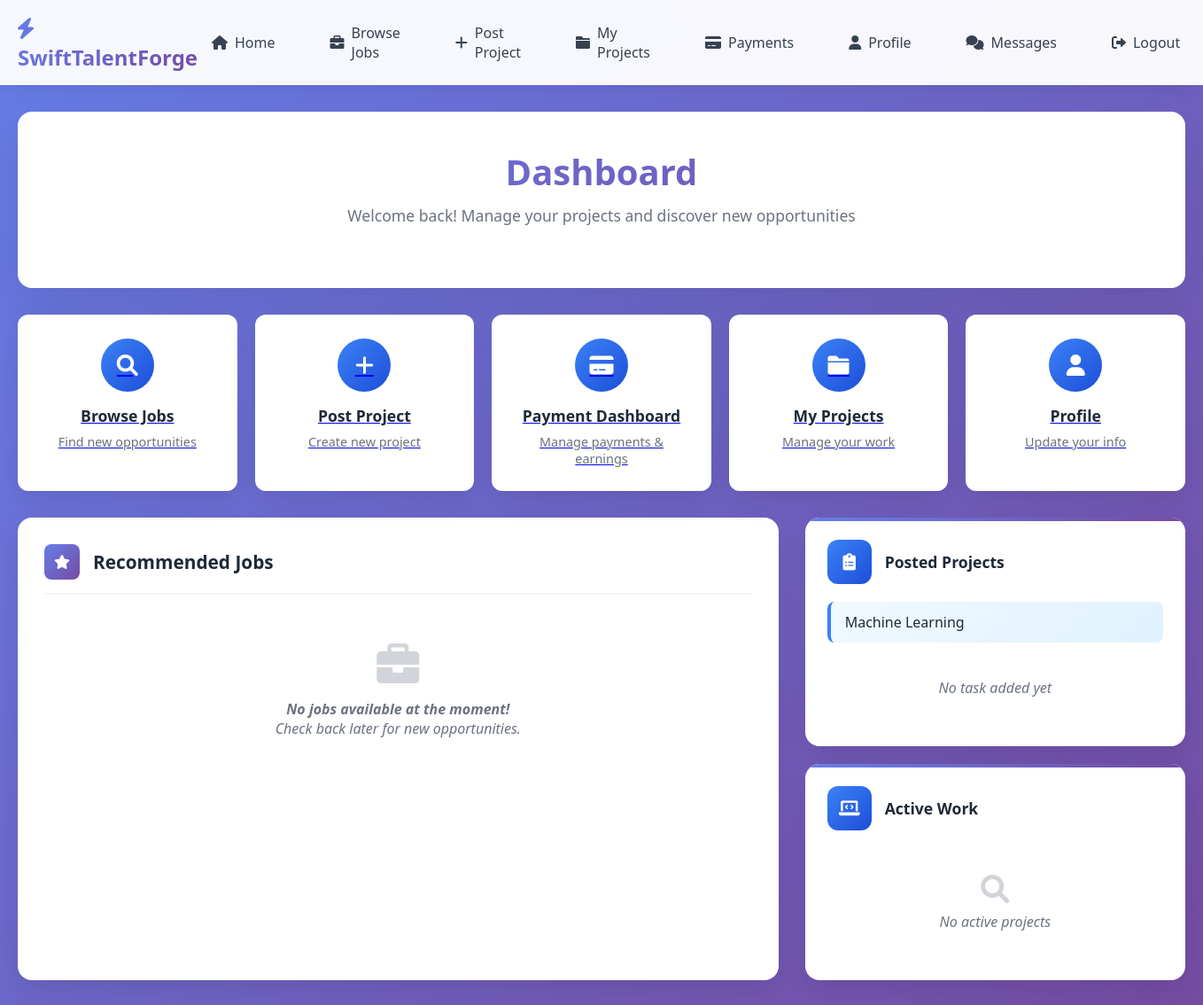
Page /home/ (signed in) on the earlier database version.
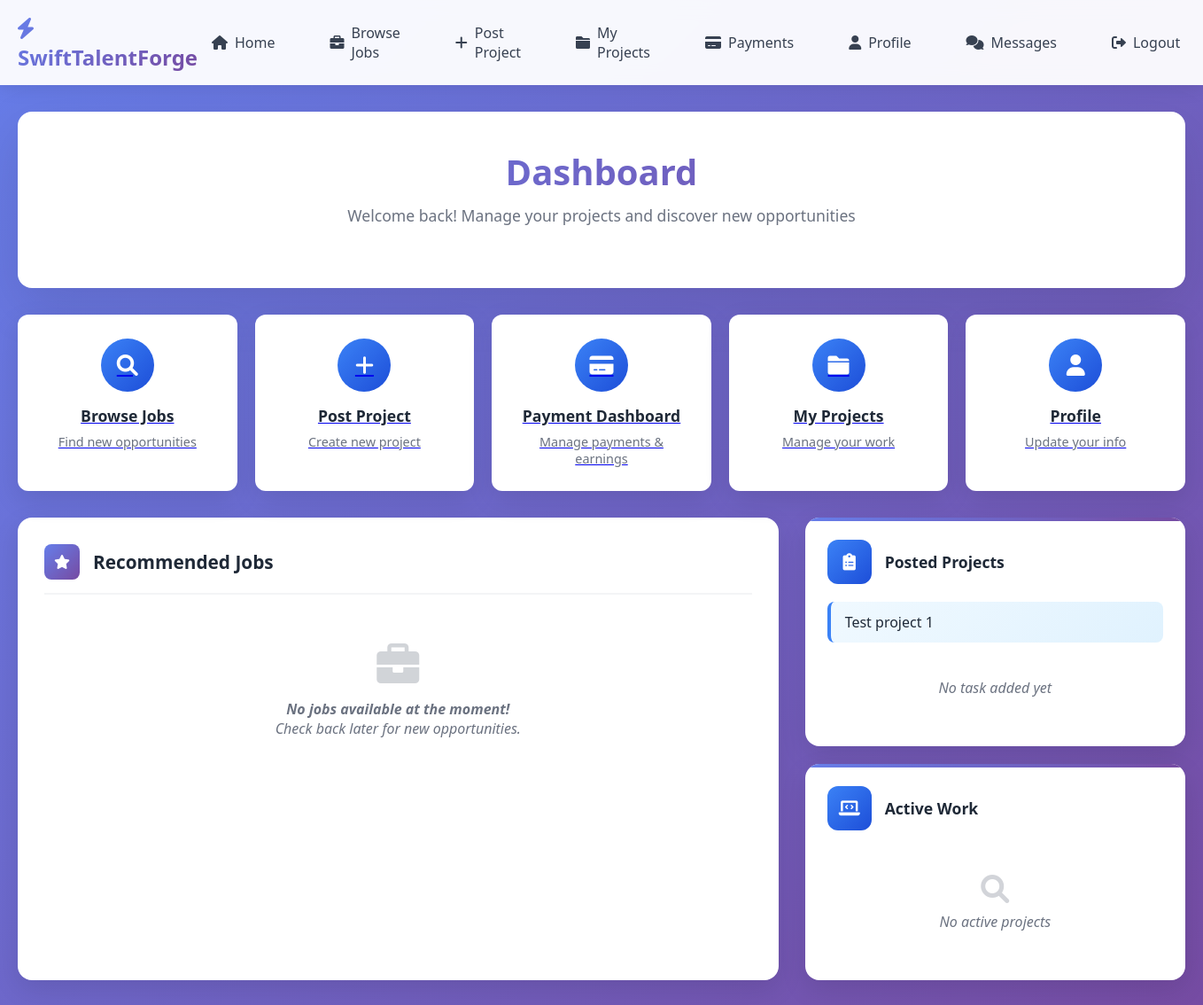
Same page on the later database version.
### Portal/models.py (models this page shows, shortened)
class Project(models.Model):
    STATUS_CHOICES = [
        ('posted', 'Posted'),
        ('bidding', 'Receiving Bids'),
        ('hired', 'Freelancer Hired'),
        ('in_progress', 'Work in Progress'),
        ('submitted', 'Work Submitted'),
        ('revision', 'Revision Requested'),
        ('completed', 'Completed'),
        ('cancelled', 'Cancelled'),
    ]
    project_name = models.CharField(max_length=100)  # Removed unique=True
    description = models.CharField(max_length=300, default=None)
    postedOn = models.DateTimeField(auto_now_add=True)
    leader = models.ForeignKey(CustomUser, on_delete=models.CASCADE)
    isCompleted = models.BooleanField(default=False)
    deadline = models.DateField()
    task_count = models.IntegerField(default=0)
    budget_min = models.DecimalField(max_digits=10, decimal_places=2, default=0)
    budget_max = models.DecimalField(max_digits=10, decimal_places=2, default=0)
    project_type = models.CharField(max_length=20, choices=[
        ("Fixed", "Fixed Price"), ("Hourly", "Hourly Rate")
    ], default="Fixed")
    experience_level = models.CharField(max_length=20, choices=[
        ("Entry", "Entry Level"), ("Intermediate", "Intermediate"), ("Expert", "Expert")
    ], default="Intermediate")
    project_duration = models.CharField(max_length=30, choices=[
        ("Less than 1 month", "Less than 1 month"),
        ("1 to 3 months", "1 to 3 months"),
        ("3 to 6 months", "3 to 6 months"),
        ("More than 6 months", "More than 6 months")
    ], default="1 to 3 months")
    proposals_count = models.IntegerField(default=0)
    project_status = models.CharField(max_length=20, choices=STATUS_CHOICES, default='posted')

### Portal/views.py (the view)
# urls.py: path('home/', views.home, name='home'),
def home(request):
    if not request.user.is_superuser and request.user.is_authenticated:
        context = dict()
        cuser = CustomUser.objects.get(user=request.user)
        jobs_recommended = recommended_jobs(cuser)
        posted_projects = Project.objects.filter(
            leader=cuser).order_by('-postedOn')
        if len(posted_projects) == 0:
            context['current_posted_project'] = None
            context['current_added_task'] = None
            context['percentCompleted'] = None
        else:
            current_posted_project = posted_projects[0]
            context['current_posted_project'] = current_posted_project
            total_tasks = float(
                len(Task.objects.filter(project=current_posted_project)))
            completed_tasks = float(len(Task.objects.filter(
                project=current_posted_project, isCompleted=True)))
            if total_tasks == 0 or completed_tasks == 0:
                percentCompleted = 0
            else:
                percentCompleted = int((completed_tasks / total_tasks) * 100)
                if percentCompleted != 100:
                    percentCompleted = int(round(percentCompleted / 10)) * 10
            current_posted_project_tasks = Task.objects.filter(
                project=current_posted_project).order_by('-addedOn')
            if len(current_posted_project_tasks) == 0:
                context['current_added_task'] = None
            else:
                current_added_task = current_posted_project_tasks[0]
                context['current_added_task'] = current_added_task
            context['percentCompleted'] = percentCompleted
        task_obj_list = Contributor.objects.filter(user=cuser)
        if len(task_obj_list) == 0:
            context['current_working_task'] = None
        else:
            working_task_list = [obj.task for obj in task_obj_list if obj.task.isCompleted is False]
            if working_task_list:
                current_working_task = sorted(working_task_list, key=lambda x: x.addedOn, reverse=True)[0]
                context['current_working_task'] = current_working_task
        context['jobs_recommended'] = jobs_recommended
        return render(request, 'dashboard.html', context)
    elif request.user.is_superuser:
        return HttpResponseRedirect(reverse('Portal:admin'))
    else:
        return HttpResponseRedirect(reverse('Portal:index'))

### Portal/views.py (called while the page is built, shortened)
def recommended_jobs(cuser):
    jobs_recommended = list()
    users_skill_obj_list = UsersSkill.objects.filter(user=cuser)
    skills_list = set([obj.skill for obj in users_skill_obj_list])
    users_languages_obj_list = UsersCommunicationLanguage.objects.filter(
        user=cuser)
    languages_list = set([obj.language for obj in users_languages_obj_list])
    jobs = applicable_jobs(cuser)
    return jobs_recommended

def applicable_jobs(cuser):
    if not cuser:
        projects = Project.objects.all()
    else:
        projects = Project.objects.exclude(leader=cuser)
    jobs = set()
    if projects:
        for project in projects:
            if not project.isCompleted:
                tasks = Task.objects.filter(
                        project=project, isCompleted=False)
                for task in tasks:
                    if task.contributor_set.count() == 0:
                        jobs.add(task)
    if jobs:
        print(jobs)
        sorted(jobs, key=lambda x: x.addedOn, reverse=True)
    return jobs

### Portal/templates/dashboard.html (shortened to what the changed rows need)
{% load static %}
<!DOCTYPE html>
<html lang="en">
<head>
    <link href="https://cdnjs.cloudflare.com/ajax/libs/font-awesome/6.0.0/css/all.min.css" rel="stylesheet">
</head>
<body>
    <div class="container">
        <div class="header">
            <h1 class="page-title">
                Dashboard
            </h1>
        </div>
        <div class="dashboard-grid">
            <div class="sidebar">
                <div class="status-card">
                    {% if current_posted_project %}
                        <div class="project-link">
                            <a href="{% url 'Portal:project_description' current_posted_project.id %}">
                                {{ current_posted_project.project_name }}
                            </a>
                        </div>
                        {% if current_added_task %}
                            <div class="project-link">
                                <a href="{% url 'Portal:task_description' current_posted_project.id current_added_task.id %}">
                                    {{ current_added_task.task_name }}
                                </a>
                            </div>
                        {% else %}
                            <div class="no-content">
                                No task added yet
                            </div>
                        {% endif %}
                    {% else %}
                        <div class="no-content">
                            <i class="fas fa-plus-circle" style="font-size: 2rem; margin-bottom: 10px; opacity: 0.3;"></i>
                            <p>No projects posted yet</p>
                        </div>
                    {% endif %}
                </div>
            </div>
        </div>
    </div>
</body>
</html>

Differences in the rows shown:
no longer on this page (row unchanged): Project: project_name "Machine Learning"
added Project: project_name "Test project 1"
